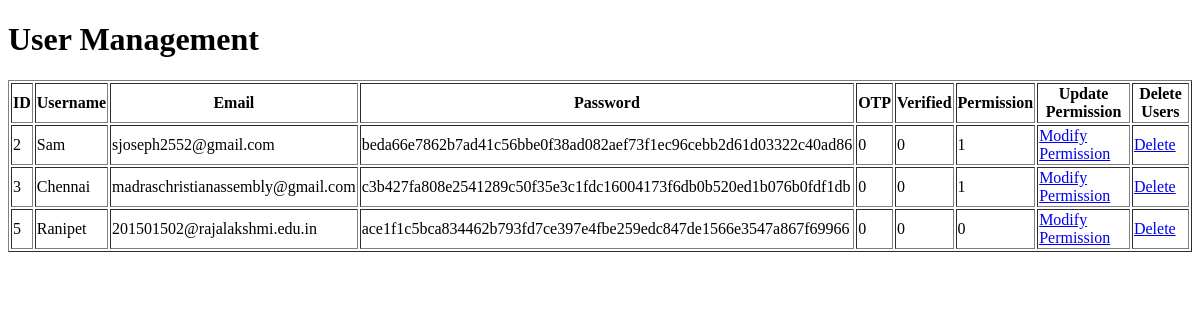
Page /admin_dashboard (signed in) on the earlier database version.
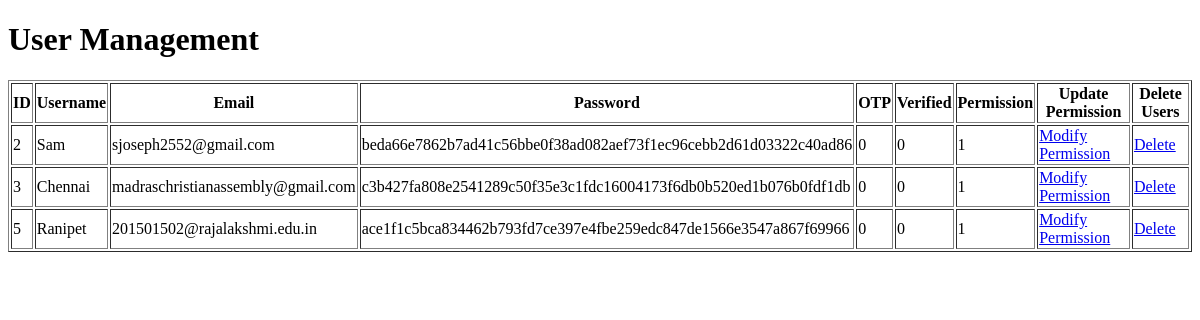
Same page on the later database version.
### tables this page shows
CREATE TABLE users (
            id INTEGER PRIMARY KEY AUTOINCREMENT,
            username TEXT UNIQUE,
            email TEXT UNIQUE,
            password TEXT,
            otp INTEGER DEFAULT 0,
            verified INTEGER DEFAULT 0,
            permission INTEGER DEFAULT 0
        );

### server.py (the view)
@app.route('/admin_dashboard')
def admin_dashboard():
    if 'username' not in session and session['username'] != "Sam":
        return "Not Authorized"
    conn = sqlite3.connect(DATABASE)
    cursor = conn.cursor()
    cursor.execute('SELECT * from users')
    rows = cursor.fetchall()
    conn.close()
    return render_template("admin_dashboard.html", users=rows)

### templates/admin_dashboard.html (shortened to what this page needs)
<!DOCTYPE html>
<html>
<head>
</head>
<body>
    <h1>User Management</h1>
    <table border="1">
        <tr>
            <th>ID</th>
            <th>Username</th>
            <th>Email</th>
            <th>Password</th>
            <th>OTP</th>
            <th>Verified</th>
            <th>Permission</th>
            <th>Update Permission</th>
            <th>Delete Users</th>
        </tr>
        {% for user in users %}
        <tr>
            <td>{{ user[0] }}</td>
            <td>{{ user[1] }}</td>
            <td>{{ user[2] }}</td>
            <td>{{ user[3] }}</td>
            <td>{{ user[4] }}</td>
            <td>{{ user[5] }}</td>
            <td>{{ user[6] }}</td>
            <td><a href="{{ url_for('modify_user', user_id=user[0]) }}">Modify Permission</a></td>
            <td><a href="{{ url_for('delete_user', user_id=user[0]) }}" onclick="return confirm('Are you sure you want to delete this user?')">Delete</a></td>
        </tr>
        {% endfor %}
    </table>
</body>
</html>

Differences in the rows shown:
changed users "Ranipet": permission "0" → "1"
